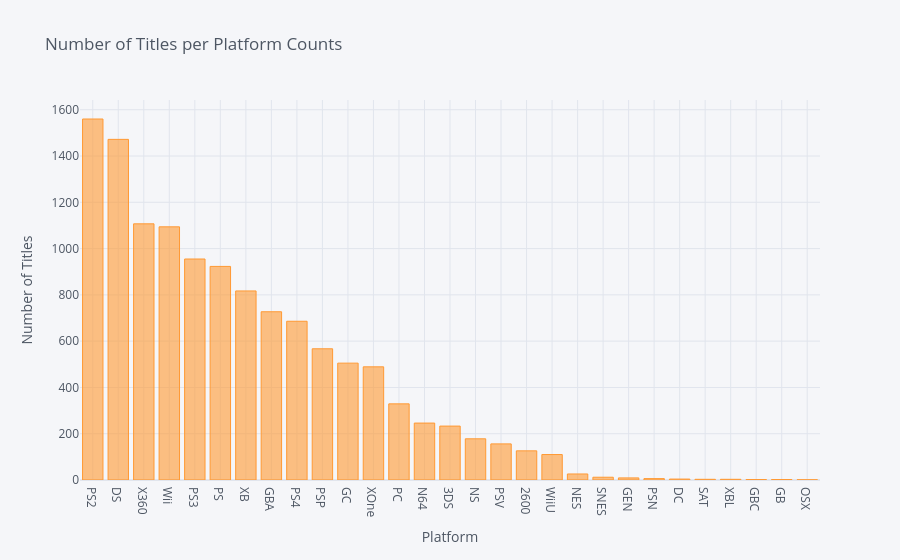

This figure's notebook cell:
### Markdown cell above
### Which platforms have the most tracked titles?

### Code cell
platformCounts = df["Platform"].value_counts()
platformCounts.iplot(kind="bar", title="Number of Titles per Platform Counts", xTitle = "Platform", yTitle = "Number of Titles")

### Figure 1 — Plotly figure (JSON) as saved in the notebook; plotly's stock layout.template omitted (floating-point values rounded to 4 significant figures)
{"data": [{"marker": {"color": "rgba(255, 153, 51, 0.6)", "line": {"color": "rgba(255, 153, 51, 1.0)", "width": 1}}, "name": "count", "orientation": "v", "text": "", "x": ["PS2", "DS", "X360", "Wii", "PS3", "PS", "XB", "GBA", "PS4", "PSP", "GC", "XOne", "PC", "N64", "3DS", "NS", "PSV", "2600", "WiiU", "NES", "SNES", "GEN", "PSN", "DC", "SAT", "XBL", "GBC", "GB", "OSX"], "y": [1560, 1472, 1107, 1094, 955, 923, 817, 727, 686, 567, 505, 489, 329, 246, 233, 178, 156, 126, 110, 26, 12, 9, 6, 4, 3, 3, 2, 2, 1], "type": "bar"}], "layout": {"legend": {"bgcolor": "#F5F6F9", "font": {"color": "#4D5663"}}, "paper_bgcolor": "#F5F6F9", "plot_bgcolor": "#F5F6F9", "title": {"font": {"color": "#4D5663"}, "text": "Number of Titles per Platform Counts"}, "xaxis": {"gridcolor": "#E1E5ED", "showgrid": true, "tickfont": {"color": "#4D5663"}, "title": {"font": {"color": "#4D5663"}, "text": "Platform"}, "zerolinecolor": "#E1E5ED"}, "yaxis": {"gridcolor": "#E1E5ED", "showgrid": true, "tickfont": {"color": "#4D5663"}, "title": {"font": {"color": "#4D5663"}, "text": "Number of Titles"}, "zerolinecolor": "#E1E5ED"}}}
